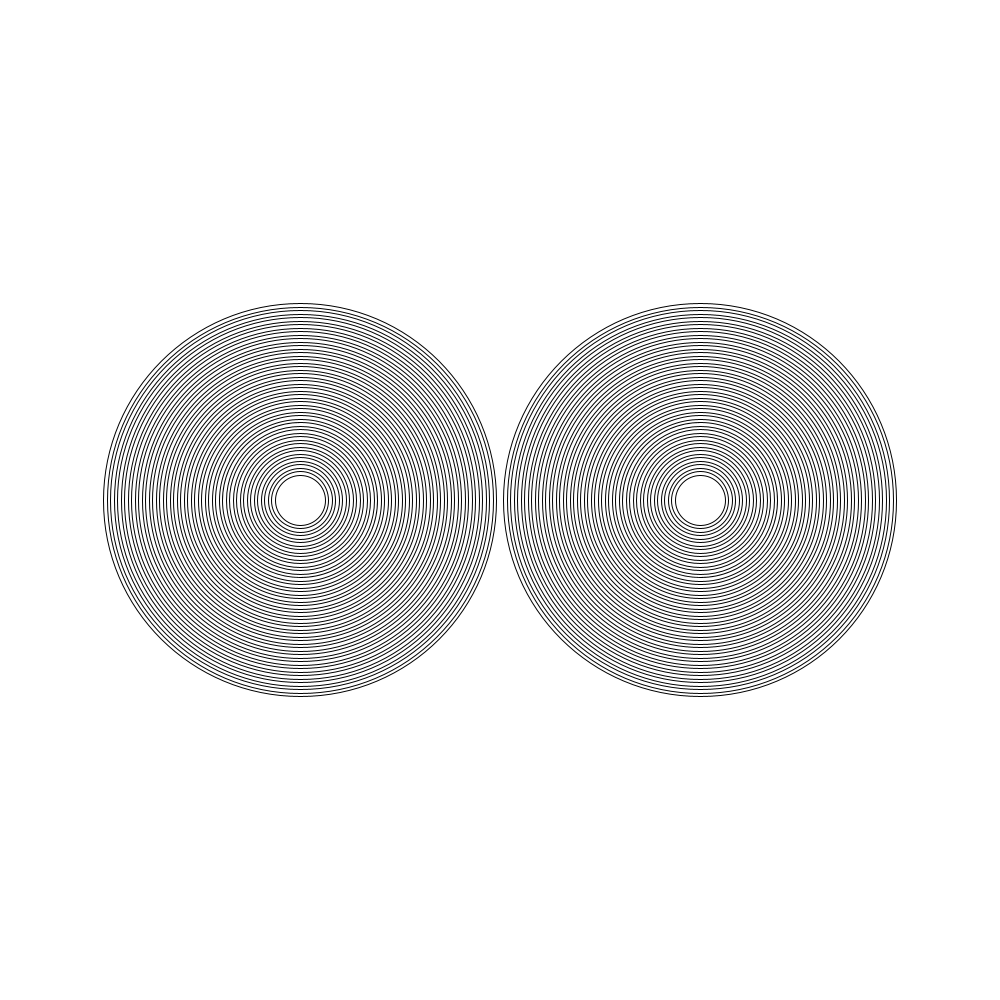
Frame 1 (no input)
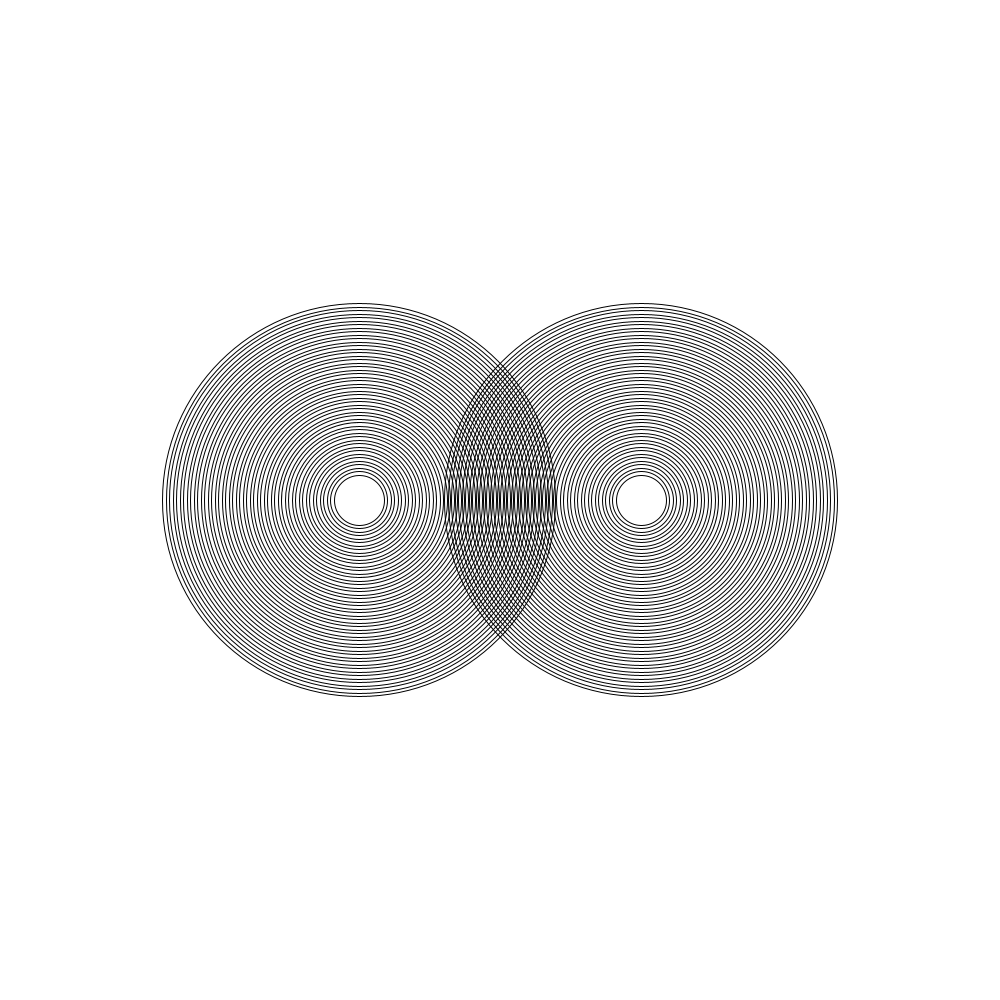
Frame 60 (the mouse pressed at the canvas centre just before this capture)
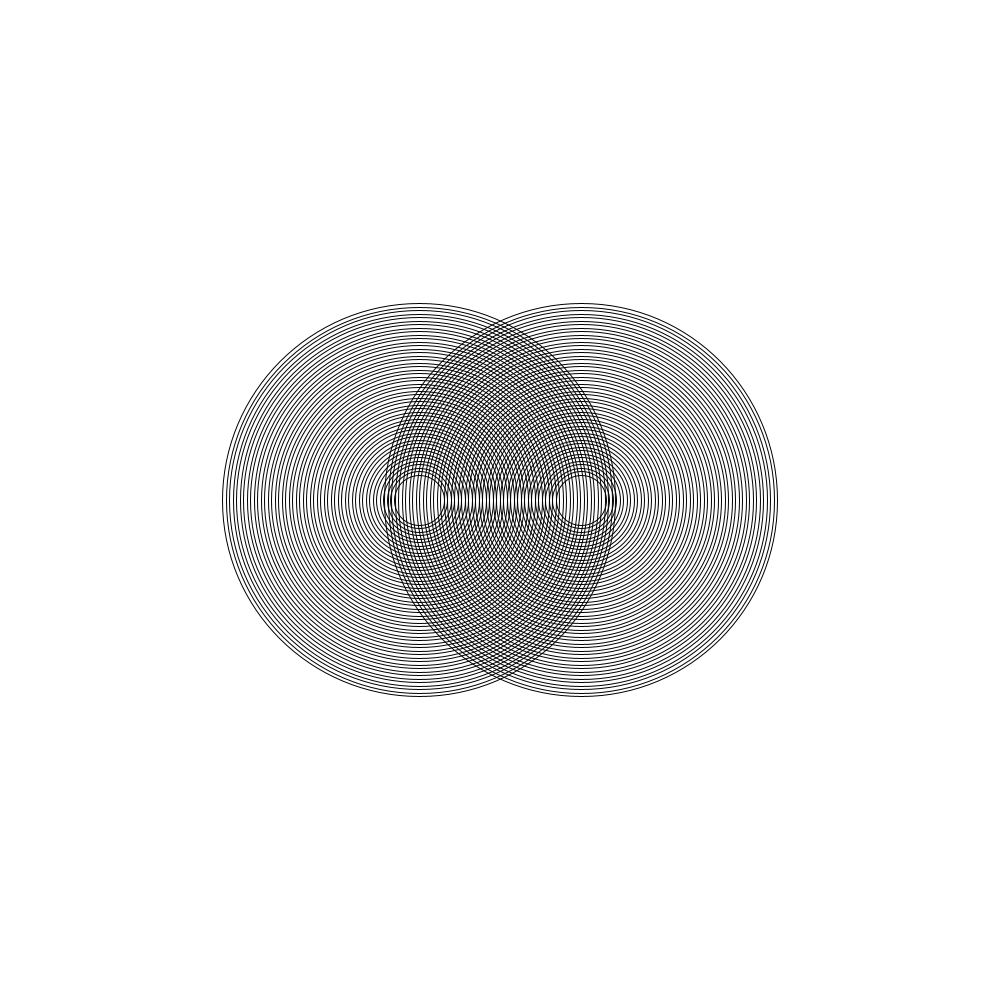
Frame 120 (the mouse held since frame 60 and released just before this capture)

The Processing sketch that drew these frames (run headless with seeded random() and noise(); from frame 60 on, the mouse is pressed at the canvas centre):

// Processing sketch: amazing_rings
// ── amazing_rings.pde
int num=300;
int numb=700;
void setup(){
  size(1000,1000);
}
void draw(){
background(255,255,255);
  noFill();
  for(int i=0; i<50; i++){
  ellipse(num,500,50+i*7,50+i*7);
  
}

for(int i=0; i<50; i++){
  ellipse(numb,500,50+i*7,50+i*7);
}

num++;
numb--;
}
